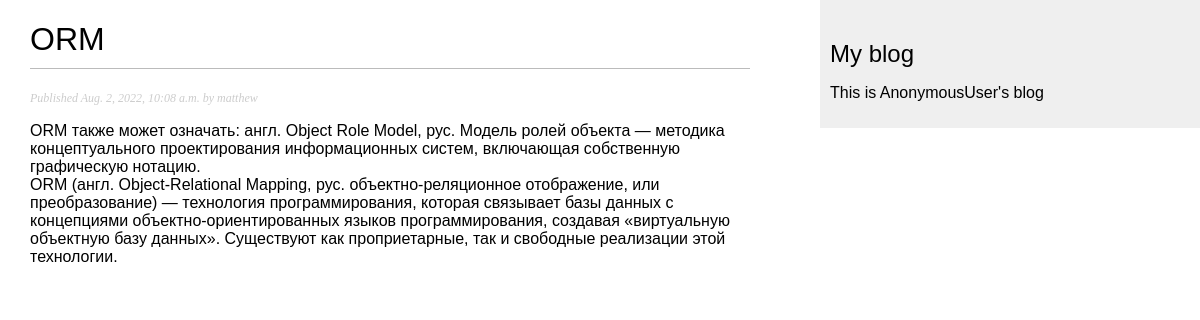
Page /blog/2022/8/2/orm/ on the committed database.
### blog/models.py (models this page shows, shortened)
class Post(models.Model):
    STATUS_CHOICES = (
        ('d', 'Draft'),
        ('p', 'Published'),
    )
    title = models.CharField(max_length=256)
    slug = models.SlugField(max_length=256, unique_for_date='publish')  # unique_for_date - добавить дату из поля к адресу
    author = models.ForeignKey(User, on_delete=models.CASCADE, related_name='blog_posts')  # TODO:посмотреть related_name
    body = models.TextField()
    publish = models.DateTimeField(default=timezone.now)  # timezone - утилита Django
    created = models.DateTimeField(auto_now_add=True)  # дата автоматически сохраняется при создании объекта
    updated = models.DateTimeField(auto_now=True)  # дата автоматически сохраняется при сохранении объекта
    status = models.CharField(max_length=1, choices=STATUS_CHOICES, default='d')
    objects = models.Manager()  # менеджер по умолчанию
    published = PublishedManager()  # наш менеджер
    class Meta:
        ordering = ('-publish', )  # инвертированная сортировка по полю publish

### blog/views.py (the view)
def post_detail(request, year, month, day, post):
    post = get_object_or_404(Post, slug=post, status='p',
                             publish__year=year, publish__month=month, publish__day=day)
    return render(request, template_name='blog/post/detail.html', context={'post': post})

### blog/templates/blog/post/detail.html (shortened to what this page needs)
{% extends 'blog/base.html' %}
{% block content %}
    <h1>{{ post.title }}</h1>
    <p class="date">Published {{ post.publish }} by {{ post.author }}</p>
    {{ post.body|linebreaks }}
{% endblock %}

### blog/static/css/blog.css (style rules this page uses)
body { margin:0; padding:0; font-family:helvetica, sans-serif; }
h1 { font-weight:normal; border-bottom:1px solid #bbb; padding:0 0 10px 0; }
p.date { color:#ccc; font-family: georgia, serif; font-size: 12px; font-style: italic; }

### rows in the picture
Post: title "ORM", publish "Aug. 2, 2022, 10:08 a.m.", author "matthew", body "ORM также может означать: англ. Object Role Model, рус. Модель ролей объекта — методика концептуального проектирования информационных систем, включающая собственную графическую нотацию. ORM (англ. Object-Relational Mapping, рус. объектно-реляционное отображение, или преобразование) — технология программирования, которая связывает базы данных с концепциями объектно-ориентированных языков программирования, создавая «виртуальную объектную базу данных». Существуют как проприетарные, так и свободные реализации этой технологии."

### other values in the picture
{{ user|capfirst }} "AnonymousUser"
